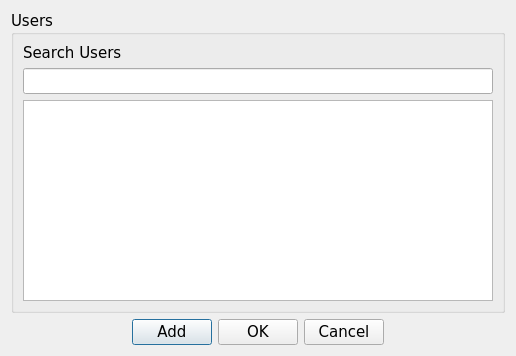
<?xml version="1.0" encoding="UTF-8"?>
<ui version="4.0">
 <class>MemberAddition</class>
 <widget class="QDialog" name="MemberAddition">
  <property name="geometry">
   <rect>
    <x>0</x>
    <y>0</y>
    <width>516</width>
    <height>356</height>
   </rect>
  </property>
  <property name="minimumSize">
   <size>
    <width>200</width>
    <height>150</height>
   </size>
  </property>
  <property name="font">
   <font>
    <family>Verdana</family>
    <pointsize>11</pointsize>
   </font>
  </property>
  <property name="windowTitle">
   <string>Member Addition</string>
  </property>
  <layout class="QGridLayout" name="gridLayout_2">
   <item row="1" column="0">
    <spacer name="horizontalSpacer">
     <property name="orientation">
      <enum>Qt::Orientation::Horizontal</enum>
     </property>
     <property name="sizeHint" stdset="0">
      <size>
       <width>119</width>
       <height>20</height>
      </size>
     </property>
    </spacer>
   </item>
   <item row="1" column="1">
    <widget class="QPushButton" name="add_btn">
     <property name="text">
      <string>Add</string>
     </property>
    </widget>
   </item>
   <item row="1" column="2">
    <widget class="QPushButton" name="ok_btn">
     <property name="text">
      <string>OK</string>
     </property>
    </widget>
   </item>
   <item row="1" column="3">
    <widget class="QPushButton" name="cancel_btn">
     <property name="text">
      <string>Cancel</string>
     </property>
    </widget>
   </item>
   <item row="1" column="4">
    <spacer name="horizontalSpacer_2">
     <property name="orientation">
      <enum>Qt::Orientation::Horizontal</enum>
     </property>
     <property name="sizeHint" stdset="0">
      <size>
       <width>119</width>
       <height>20</height>
      </size>
     </property>
    </spacer>
   </item>
   <item row="0" column="0" colspan="5">
    <widget class="QGroupBox" name="users_box">
     <property name="title">
      <string>Users</string>
     </property>
     <layout class="QGridLayout" name="gridLayout">
      <item row="2" column="0">
       <widget class="QListWidget" name="users_list"/>
      </item>
      <item row="1" column="0">
       <widget class="QLineEdit" name="search_bar_users"/>
      </item>
      <item row="0" column="0">
       <widget class="QLabel" name="search_users_label">
        <property name="text">
         <string>Search Users</string>
        </property>
       </widget>
      </item>
     </layout>
    </widget>
   </item>
  </layout>
 </widget>
 <resources/>
 <connections/>
</ui>
